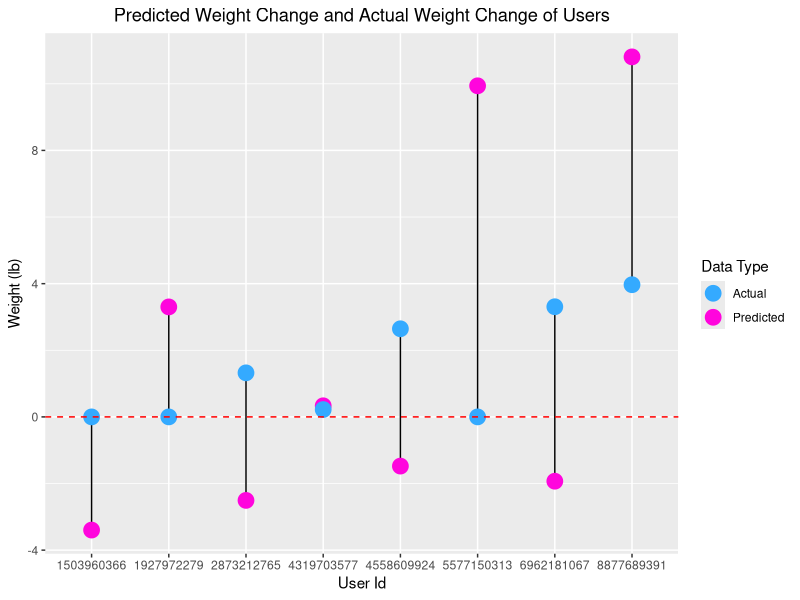
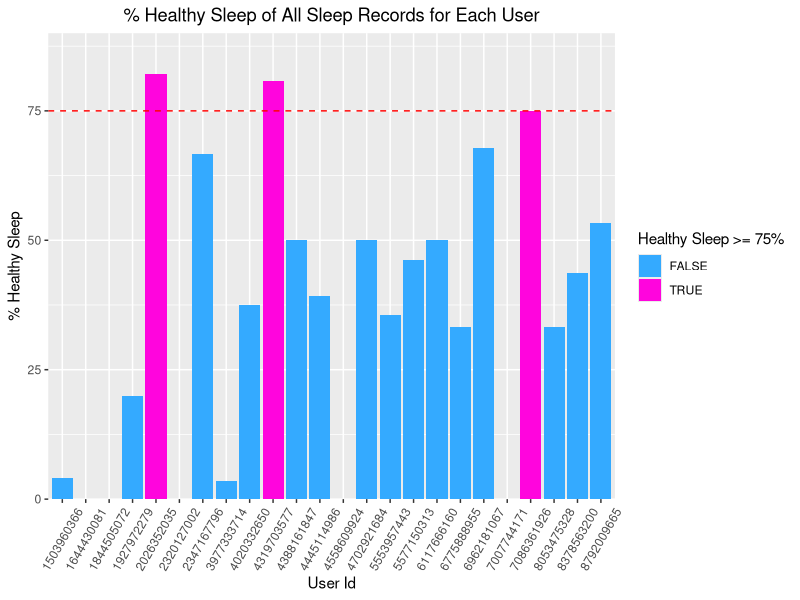
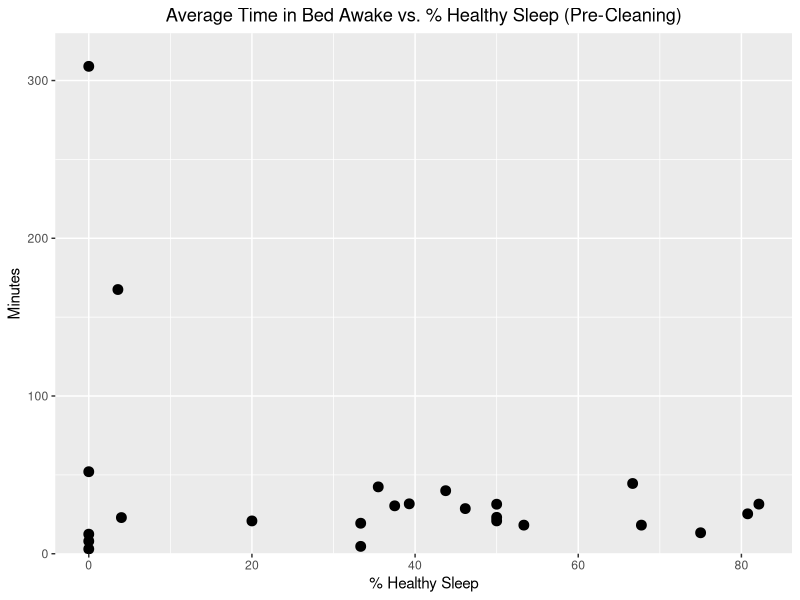
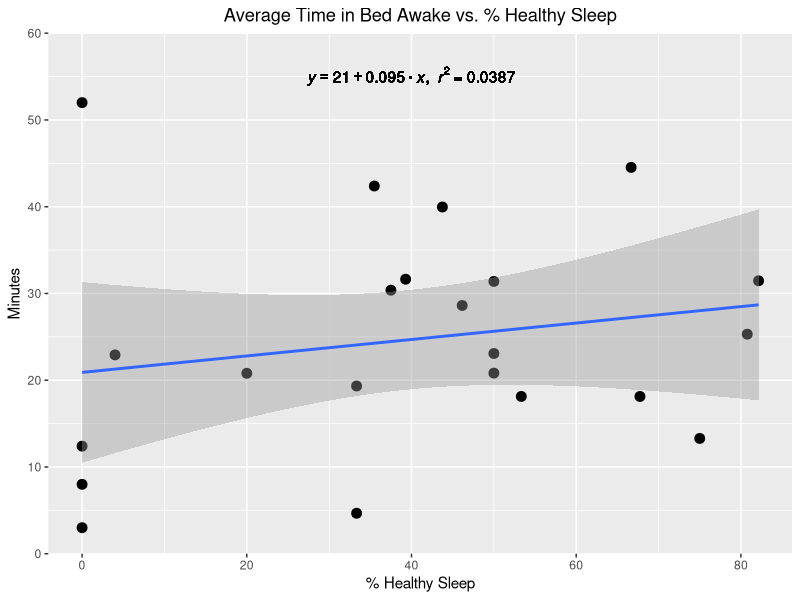
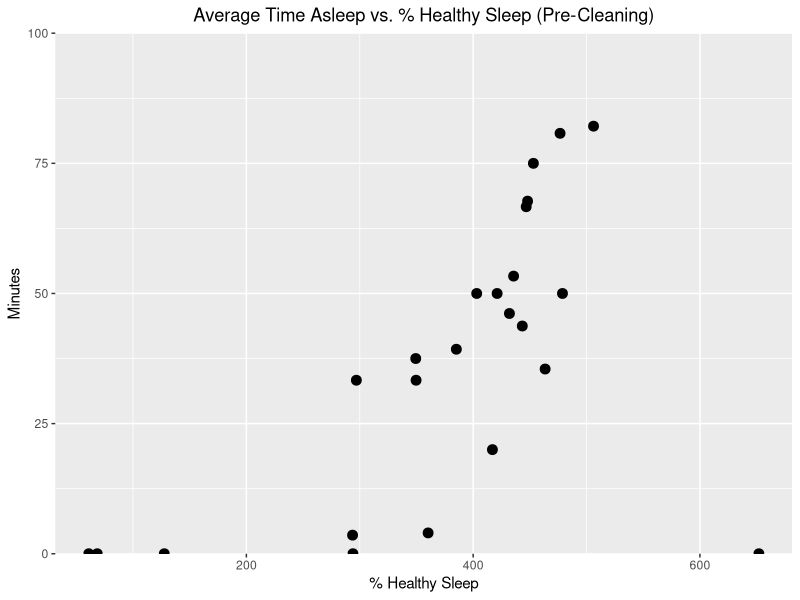
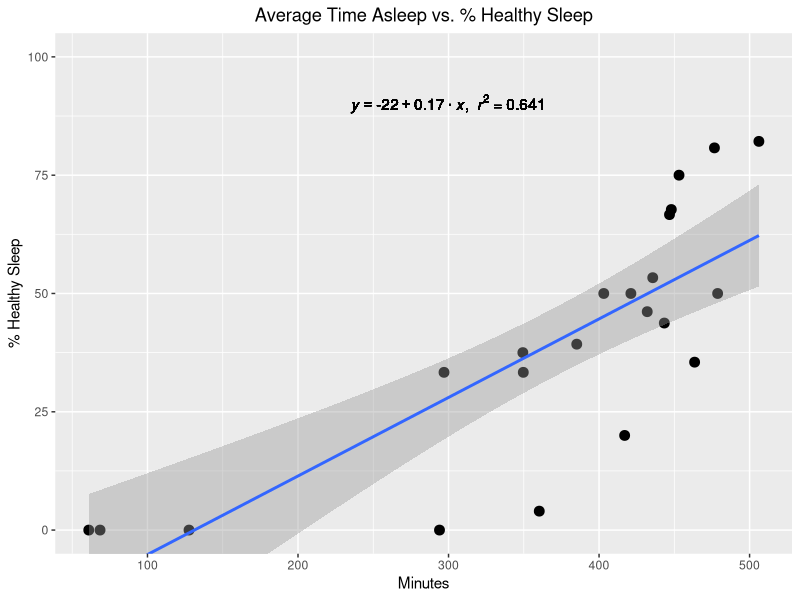
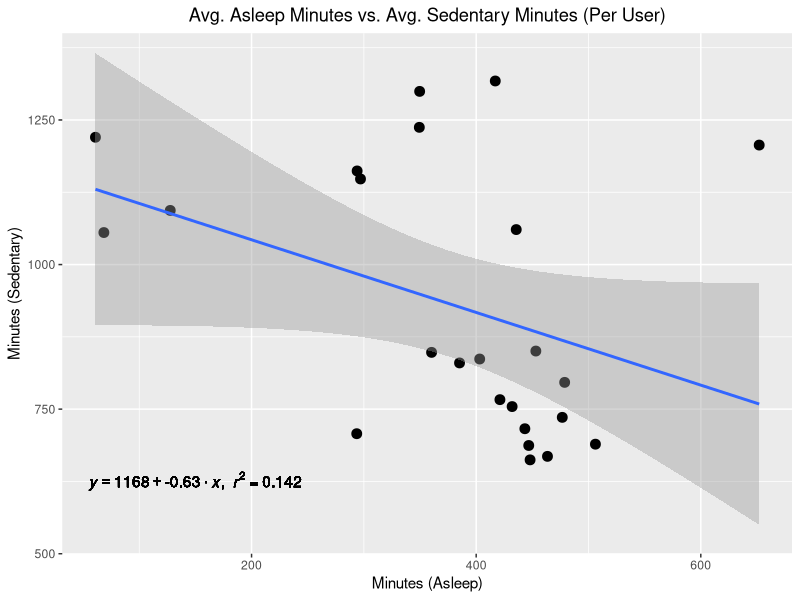
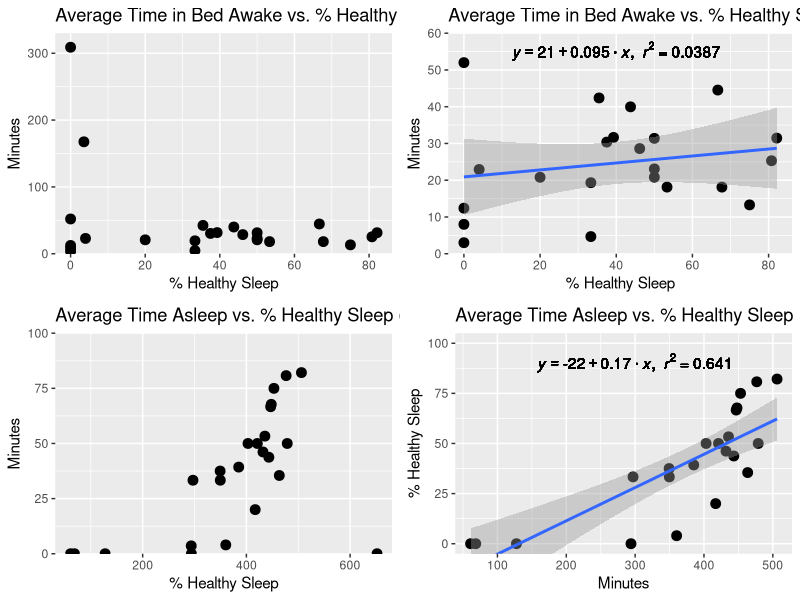

R code for these plots, in order:
install.packages('tidyverse')
install.packages('gridExtra')

library(tidyverse)
library(ggplot2)

# Read the CSV created from BigQuery
weightdiff_predicted_actual <- read.csv("data/created/weightdiff_pred_actual_merged.csv")

# Change the Id column to string so that it's not shown in scientific notation
weightdiff_predicted_actual$Id <- as.character(weightdiff_predicted_actual$Id)

# Creating a list to add manual legend
data_colors <- c('Predicted'='#ff05dd', 'Actual'='#34aaff')

# Create a scatter plot with users' predicted and actual weight differences
ggplot(weightdiff_predicted_actual, aes(x=Id)) +
  geom_segment(aes(x=Id, xend=Id, y=weightloss_pred_lb, yend=weight_diff_lb)) +
  geom_point(aes(y=weightloss_pred_lb, color='Predicted'),size=5) + 
  geom_point(aes(y=weight_diff_lb, color = 'Actual'),size=5) +
  geom_hline(yintercept=0, linetype="dashed", color = "red") +
  ggtitle("Predicted Weight Change and Actual Weight Change of Users") + 
  theme(plot.title=element_text(hjust=0.5)) +
  labs(x="User Id", y="Weight (lb)", color="Data Type") + 
  scale_color_manual(values=data_colors)

# Save the scatter plot
ggsave("img/Users' Predicted vs Actual Weight Change.jpg")

# Show how much healthy hours of sleep users are getting
sleep <- read.csv("data/created/users_sleep_healthy.csv")

# Clean the sleep data so that rows with 0 are omitted
cleaned_sleep <- filter(sleep, 
                        avg_asleep_minutes != 0, 
                        avg_time_in_bed != 0,
                        avg_time_in_bed_awake != 0)

# Change User Id type from integer to string
cleaned_sleep$Id <- as.character(cleaned_sleep$Id)

# Create a bar plot that shows % of healthy sleep each user got
cleaned_sleep %>%
  ggplot2::ggplot(aes(x=Id,y=percent_healthy_sleep,fill=percent_healthy_sleep >= 75)) + 
    geom_bar(stat='identity') +
    geom_hline(yintercept=75, linetype="dashed", color = "red") +
    theme(axis.text.x=element_text(angle=60,vjust=0.5)) +
    scale_fill_manual(values = c('#34aaff','#ff05dd'), labels=c('T'='>=75','F'='<75')) + 
    scale_y_continuous(expand=c(0,0), limits=c(0,90)) +
    ggtitle("% Healthy Sleep of All Sleep Records for Each User") +
    theme(plot.title = element_text(hjust=0.5)) + 
    labs(x="User Id", y="% Healthy Sleep",fill='Healthy Sleep >= 75%')

# Save the bar plot
ggsave("img/Healthy Sleep Percentage for Each User.jpg")

# Average time in bed awake vs % healthy sleep as a scatter plot
ggplot(data=sleep,aes(x=percent_healthy_sleep,y=avg_time_in_bed_awake)) + 
  geom_point(size=3) +
  scale_y_continuous(expand=c(0,0), limits=c(0,330)) +
  ggtitle("Average Time in Bed Awake vs. % Healthy Sleep (Pre-Cleaning)") +
  theme(plot.title = element_text(hjust=0.5)) + 
  labs(x="% Healthy Sleep",y="Minutes")

# Remove the outliers seen in the plot
awake_phs_clean <- sleep[sleep$avg_time_in_bed_awake < 100,]

# Function for getting a trendline's equation
lm_eqn <- function(x,y){
  m <- lm(y ~ x);
  eq <- substitute(italic(y) == a + b %.% italic(x)*","~~italic(r)^2~"="~r2, 
                   list(a = format(unname(coef(m)[1]), digits = 2),
                        b = format(unname(coef(m)[2]), digits = 2),
                        r2 = format(summary(m)$r.squared, digits = 3)))
  as.character(as.expression(eq));
}

# % healthy sleep vs Average time in bed awake after cleaning
ggplot(data=awake_phs_clean,aes(x=percent_healthy_sleep,y=avg_time_in_bed_awake)) + 
  geom_point(size=3) +
  scale_y_continuous(expand=c(0,0), limits=c(0,60)) +
  ggtitle("Average Time in Bed Awake vs. % Healthy Sleep") +
  theme(plot.title = element_text(hjust=0.5)) + 
  labs(x="% Healthy Sleep",y="Minutes") +
  geom_smooth(method=lm, formula=y~x) + 
  geom_text(x=40, 
            y=55, 
            label=lm_eqn(awake_phs_clean$percent_healthy_sleep,
                         awake_phs_clean$avg_time_in_bed_awake), parse=TRUE)

# Save the scatter plot
ggsave("img/Avg Time Awake in Bed and Healthy Sleep Percentage.jpg")

# Average time asleep vs % healthy sleep 
ggplot(data=sleep,aes(x=avg_asleep_minutes,y=percent_healthy_sleep)) + 
  geom_point(size=3) +
  scale_y_continuous(expand=c(0,0), limits=c(0,100)) +
  ggtitle("Average Time Asleep vs. % Healthy Sleep (Pre-Cleaning)") +
  theme(plot.title = element_text(hjust=0.5)) + 
  labs(x="% Healthy Sleep",y="Minutes")

# Average time asleep vs % healthy sleep after cleaning
ggplot(data=awake_phs_clean,aes(x=avg_asleep_minutes,y=percent_healthy_sleep)) + 
  geom_point(size=3) +
  coord_cartesian(ylim=c(0,100)) +
  #scale_y_continuous(expand=c(0,0),limits=c(0,100)) + # Rows are omitted, use coord_cartesian instead
  ggtitle("Average Time Asleep vs. % Healthy Sleep") +
  theme(plot.title = element_text(hjust=0.5)) + 
  labs(x="Minutes",y="% Healthy Sleep") +
  geom_smooth(method=lm, formula=y~x) + 
  geom_text(x=300, 
            y=90, 
            label=lm_eqn(awake_phs_clean$avg_asleep_minutes,
                         awake_phs_clean$percent_healthy_sleep), parse=TRUE)

# Save the scatter plot
ggsave("img/Avg Time Asleep and Healthy Sleep Percentage.jpg")

# Scatter plot for Sedentary Minutes vs. Asleep Minutes
sedentary_asleep <- read.csv("data/created/sedentary_vs_asleep.csv")
ggplot(data=sedentary_asleep,aes(x=asleep_minutes,y=sedentary_minutes)) +
  geom_point(size=3) + 
  scale_y_continuous(expand=c(0,0),limit=c(500,1400)) +
  ggtitle("Avg. Asleep Minutes vs. Avg. Sedentary Minutes (Per User)") +
  theme(plot.title = element_text(hjust=0.5)) +
  labs(x="Minutes (Asleep)",y="Minutes (Sedentary)") +
  geom_smooth(method=lm, formula=y~x) + 
  geom_text(x=150,
            y=625,
            label=lm_eqn(sedentary_asleep$asleep_minutes,
                         sedentary_asleep$sedentary_minutes), parse=TRUE)

# Save the scatter plot
ggsave("img/Avg Time Asleep and Avg Time Sedentary.jpg")

######################## Combining Plots into One Image (Sleep Analysis)
library(gridExtra)

sleep_p1 <- ggplot(data=sleep,aes(x=percent_healthy_sleep,y=avg_time_in_bed_awake)) + 
  geom_point(size=3) +
  scale_y_continuous(expand=c(0,0), limits=c(0,330)) +
  ggtitle("Average Time in Bed Awake vs. % Healthy Sleep (Pre-Cleaning)") +
  labs(x="% Healthy Sleep",y="Minutes")

sleep_p2 <- ggplot(data=awake_phs_clean,aes(x=percent_healthy_sleep,y=avg_time_in_bed_awake)) + 
  geom_point(size=3) +
  scale_y_continuous(expand=c(0,0), limits=c(0,60)) +
  ggtitle("Average Time in Bed Awake vs. % Healthy Sleep") +
  labs(x="% Healthy Sleep",y="Minutes") +
  geom_smooth(method=lm, formula=y~x) + 
  geom_text(x=40, 
            y=55, 
            label=lm_eqn(awake_phs_clean$percent_healthy_sleep,
                         awake_phs_clean$avg_time_in_bed_awake), parse=TRUE)

sleep_p3 <- ggplot(data=sleep,aes(x=avg_asleep_minutes,y=percent_healthy_sleep)) + 
  geom_point(size=3) +
  scale_y_continuous(expand=c(0,0), limits=c(0,100)) +
  ggtitle("Average Time Asleep vs. % Healthy Sleep (Pre-Cleaning)") +
  labs(x="% Healthy Sleep",y="Minutes")

sleep_p4 <- ggplot(data=awake_phs_clean,aes(x=avg_asleep_minutes,y=percent_healthy_sleep)) + 
  geom_point(size=3) +
  coord_cartesian(ylim=c(0,100)) +
  ggtitle("Average Time Asleep vs. % Healthy Sleep") +
  labs(x="Minutes",y="% Healthy Sleep") +
  geom_smooth(method=lm, formula=y~x) + 
  geom_text(x=300, 
            y=90, 
            label=lm_eqn(awake_phs_clean$avg_asleep_minutes,
                         awake_phs_clean$percent_healthy_sleep), parse=TRUE)

grid.arrange(sleep_p1,sleep_p2,sleep_p3,sleep_p4,nrow=2)